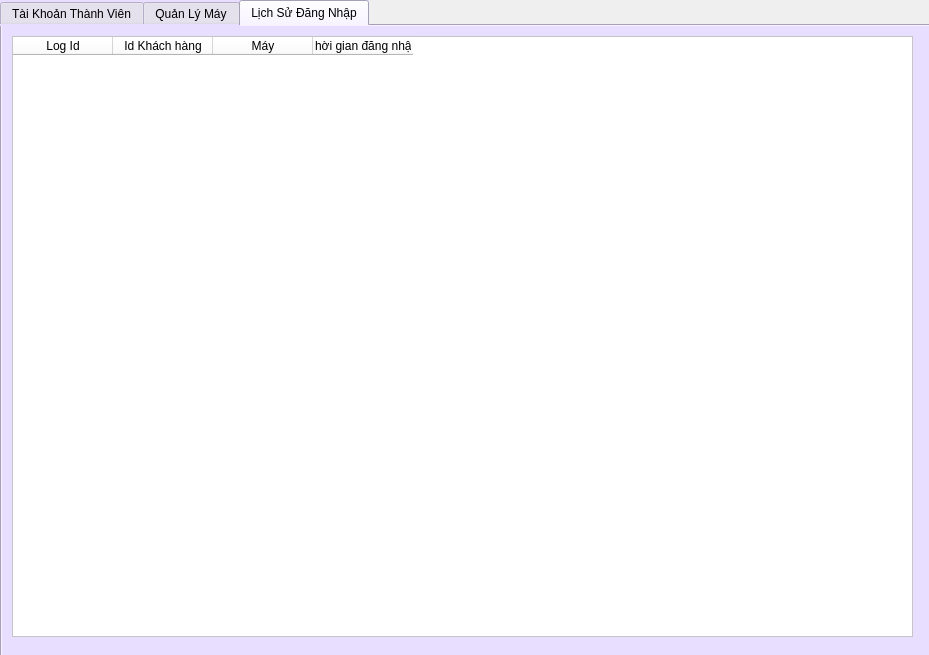
<?xml version="1.0" encoding="UTF-8"?>
<ui version="4.0">
 <class>MainWindow</class>
 <widget class="QMainWindow" name="MainWindow">
  <property name="geometry">
   <rect>
    <x>0</x>
    <y>0</y>
    <width>929</width>
    <height>655</height>
   </rect>
  </property>
  <property name="windowTitle">
   <string>Quản lý quán NET</string>
  </property>
  <property name="autoFillBackground">
   <bool>false</bool>
  </property>
  <widget class="QWidget" name="centralwidget">
   <widget class="QTabWidget" name="tabWidget">
    <property name="enabled">
     <bool>true</bool>
    </property>
    <property name="geometry">
     <rect>
      <x>0</x>
      <y>0</y>
      <width>931</width>
      <height>661</height>
     </rect>
    </property>
    <property name="cursor">
     <cursorShape>PointingHandCursor</cursorShape>
    </property>
    <property name="styleSheet">
     <string notr="true">background-color: rgb(232, 222, 255);
font: 63 10pt &quot;Segoe UI Semibold&quot;;</string>
    </property>
    <property name="locale">
     <locale language="Vietnamese" country="Vietnam"/>
    </property>
    <property name="currentIndex">
     <number>2</number>
    </property>
    <property name="iconSize">
     <size>
      <width>60</width>
      <height>40</height>
     </size>
    </property>
    <widget class="QWidget" name="tab1">
     <property name="cursor">
      <cursorShape>ArrowCursor</cursorShape>
     </property>
     <property name="styleSheet">
      <string notr="true"/>
     </property>
     <property name="locale">
      <locale language="Vietnamese" country="Vietnam"/>
     </property>
     <attribute name="title">
      <string>Tài Khoản Thành Viên</string>
     </attribute>
     <widget class="QGroupBox" name="groupBox">
      <property name="geometry">
       <rect>
        <x>10</x>
        <y>10</y>
        <width>391</width>
        <height>351</height>
       </rect>
      </property>
      <property name="styleSheet">
       <string notr="true">background-color: rgb(164, 255, 195);
font: 10pt &quot;MS Shell Dlg 2&quot;;
</string>
      </property>
      <property name="title">
       <string>Thông Tin</string>
      </property>
      <widget class="QLineEdit" name="user_tbox">
       <property name="geometry">
        <rect>
         <x>160</x>
         <y>100</y>
         <width>211</width>
         <height>31</height>
        </rect>
       </property>
       <property name="styleSheet">
        <string notr="true">background-color: rgb(255, 255, 255);</string>
       </property>
      </widget>
      <widget class="QLineEdit" name="pass_tbox">
       <property name="geometry">
        <rect>
         <x>160</x>
         <y>170</y>
         <width>211</width>
         <height>31</height>
        </rect>
       </property>
       <property name="styleSheet">
        <string notr="true">background-color: rgb(255, 255, 255);</string>
       </property>
      </widget>
      <widget class="QLabel" name="label">
       <property name="geometry">
        <rect>
         <x>40</x>
         <y>100</y>
         <width>121</width>
         <height>31</height>
        </rect>
       </property>
       <property name="styleSheet">
        <string notr="true">font: 10pt &quot;MS Shell Dlg 2&quot;;</string>
       </property>
       <property name="text">
        <string>Tên tài khoản :</string>
       </property>
      </widget>
      <widget class="QLabel" name="label_2">
       <property name="geometry">
        <rect>
         <x>40</x>
         <y>170</y>
         <width>121</width>
         <height>31</height>
        </rect>
       </property>
       <property name="styleSheet">
        <string notr="true">font: 10pt &quot;MS Shell Dlg 2&quot;;</string>
       </property>
       <property name="text">
        <string>Mật khẩu :</string>
       </property>
      </widget>
      <widget class="QLabel" name="label_3">
       <property name="geometry">
        <rect>
         <x>40</x>
         <y>240</y>
         <width>121</width>
         <height>31</height>
        </rect>
       </property>
       <property name="styleSheet">
        <string notr="true">font: 10pt &quot;MS Shell Dlg 2&quot;;</string>
       </property>
       <property name="text">
        <string>Tiền nạp :</string>
       </property>
      </widget>
      <widget class="QComboBox" name="tiennap_cbox">
       <property name="geometry">
        <rect>
         <x>160</x>
         <y>240</y>
         <width>211</width>
         <height>31</height>
        </rect>
       </property>
       <property name="styleSheet">
        <string notr="true">background-color: rgb(255, 255, 255);</string>
       </property>
       <item>
        <property name="text">
         <string>...</string>
        </property>
       </item>
       <item>
        <property name="text">
         <string>10000</string>
        </property>
       </item>
       <item>
        <property name="text">
         <string>20000</string>
        </property>
       </item>
       <item>
        <property name="text">
         <string>50000</string>
        </property>
       </item>
       <item>
        <property name="text">
         <string>100000</string>
        </property>
       </item>
       <item>
        <property name="text">
         <string>200000</string>
        </property>
       </item>
      </widget>
      <widget class="QLabel" name="label_4">
       <property name="geometry">
        <rect>
         <x>40</x>
         <y>300</y>
         <width>121</width>
         <height>31</height>
        </rect>
       </property>
       <property name="styleSheet">
        <string notr="true">font: 10pt &quot;MS Shell Dlg 2&quot;;</string>
       </property>
       <property name="text">
        <string>Thời gian :</string>
       </property>
      </widget>
      <widget class="QLabel" name="time_label">
       <property name="geometry">
        <rect>
         <x>160</x>
         <y>300</y>
         <width>211</width>
         <height>31</height>
        </rect>
       </property>
       <property name="styleSheet">
        <string notr="true">font: 10pt &quot;MS Shell Dlg 2&quot;;</string>
       </property>
       <property name="text">
        <string/>
       </property>
      </widget>
      <widget class="QLabel" name="label_5">
       <property name="geometry">
        <rect>
         <x>40</x>
         <y>40</y>
         <width>121</width>
         <height>31</height>
        </rect>
       </property>
       <property name="styleSheet">
        <string notr="true">font: 10pt &quot;MS Shell Dlg 2&quot;;</string>
       </property>
       <property name="text">
        <string>ID :</string>
       </property>
      </widget>
      <widget class="QLineEdit" name="id_tbox">
       <property name="enabled">
        <bool>false</bool>
       </property>
       <property name="geometry">
        <rect>
         <x>160</x>
         <y>40</y>
         <width>211</width>
         <height>31</height>
        </rect>
       </property>
       <property name="styleSheet">
        <string notr="true">background-color: rgb(255, 255, 255);</string>
       </property>
      </widget>
     </widget>
     <widget class="QGroupBox" name="groupBox_3">
      <property name="geometry">
       <rect>
        <x>10</x>
        <y>370</y>
        <width>391</width>
        <height>231</height>
       </rect>
      </property>
      <property name="styleSheet">
       <string notr="true">background-color: rgb(164, 255, 195);
font: 10pt &quot;MS Shell Dlg 2&quot;;</string>
      </property>
      <property name="title">
       <string>Chức Năng</string>
      </property>
      <widget class="QPushButton" name="add_btn">
       <property name="geometry">
        <rect>
         <x>20</x>
         <y>40</y>
         <width>101</width>
         <height>71</height>
        </rect>
       </property>
       <property name="styleSheet">
        <string notr="true">background-color: rgb(255, 255, 255);
border-color: rgb(0, 0, 0);</string>
       </property>
       <property name="text">
        <string>Add</string>
       </property>
      </widget>
      <widget class="QPushButton" name="update_btn">
       <property name="geometry">
        <rect>
         <x>150</x>
         <y>40</y>
         <width>101</width>
         <height>71</height>
        </rect>
       </property>
       <property name="styleSheet">
        <string notr="true">background-color: rgb(255, 255, 255);</string>
       </property>
       <property name="text">
        <string>Update</string>
       </property>
      </widget>
      <widget class="QPushButton" name="delete_btn">
       <property name="geometry">
        <rect>
         <x>20</x>
         <y>140</y>
         <width>101</width>
         <height>71</height>
        </rect>
       </property>
       <property name="styleSheet">
        <string notr="true">background-color: rgb(255, 255, 255);</string>
       </property>
       <property name="text">
        <string>Delete</string>
       </property>
      </widget>
      <widget class="QPushButton" name="clear_btn">
       <property name="geometry">
        <rect>
         <x>150</x>
         <y>140</y>
         <width>101</width>
         <height>71</height>
        </rect>
       </property>
       <property name="styleSheet">
        <string notr="true">background-color: rgb(255, 255, 255);</string>
       </property>
       <property name="text">
        <string>Clear</string>
       </property>
      </widget>
      <widget class="QPushButton" name="load_btn">
       <property name="geometry">
        <rect>
         <x>280</x>
         <y>80</y>
         <width>101</width>
         <height>71</height>
        </rect>
       </property>
       <property name="styleSheet">
        <string notr="true">background-color: rgb(255, 255, 255);
</string>
       </property>
       <property name="text">
        <string>Refresh</string>
       </property>
      </widget>
     </widget>
     <widget class="QTableWidget" name="sql_tv">
      <property name="enabled">
       <bool>true</bool>
      </property>
      <property name="geometry">
       <rect>
        <x>410</x>
        <y>10</y>
        <width>501</width>
        <height>601</height>
       </rect>
      </property>
      <property name="sizePolicy">
       <sizepolicy hsizetype="Maximum" vsizetype="Expanding">
        <horstretch>0</horstretch>
        <verstretch>0</verstretch>
       </sizepolicy>
      </property>
      <property name="layoutDirection">
       <enum>Qt::LeftToRight</enum>
      </property>
      <property name="autoFillBackground">
       <bool>false</bool>
      </property>
      <property name="styleSheet">
       <string notr="true">background-color: rgb(255, 255, 255);
header.setSectionResizeMode(col, header.ResizeToContents)</string>
      </property>
      <property name="inputMethodHints">
       <set>Qt::ImhNoEditMenu</set>
      </property>
      <column>
       <property name="text">
        <string>ID</string>
       </property>
      </column>
      <column>
       <property name="text">
        <string>Tên tài khoản</string>
       </property>
      </column>
      <column>
       <property name="text">
        <string>Mật khẩu</string>
       </property>
      </column>
      <column>
       <property name="text">
        <string>Thời gian còn</string>
       </property>
      </column>
     </widget>
    </widget>
    <widget class="QWidget" name="tab_2">
     <property name="font">
      <font>
       <family>Segoe UI Semibold</family>
       <pointsize>10</pointsize>
       <weight>7</weight>
       <italic>false</italic>
       <bold>false</bold>
      </font>
     </property>
     <property name="cursor">
      <cursorShape>ArrowCursor</cursorShape>
     </property>
     <property name="locale">
      <locale language="Vietnamese" country="Vietnam"/>
     </property>
     <attribute name="title">
      <string>Quản Lý Máy</string>
     </attribute>
     <widget class="QTableWidget" name="sql_may">
      <property name="geometry">
       <rect>
        <x>10</x>
        <y>400</y>
        <width>901</width>
        <height>211</height>
       </rect>
      </property>
      <property name="styleSheet">
       <string notr="true">background-color: rgb(255, 255, 255);</string>
      </property>
      <column>
       <property name="text">
        <string>ID</string>
       </property>
      </column>
      <column>
       <property name="text">
        <string>CPU</string>
       </property>
      </column>
      <column>
       <property name="text">
        <string>GPU</string>
       </property>
      </column>
      <column>
       <property name="text">
        <string>RAM</string>
       </property>
      </column>
      <column>
       <property name="text">
        <string>Tình trạng</string>
       </property>
      </column>
     </widget>
     <widget class="QGroupBox" name="groupBox_2">
      <property name="geometry">
       <rect>
        <x>120</x>
        <y>10</y>
        <width>671</width>
        <height>371</height>
       </rect>
      </property>
      <property name="styleSheet">
       <string notr="true">background-color: rgb(255, 255, 255);
background-color: rgb(188, 255, 255);
font: 10pt &quot;MS Shell Dlg 2&quot;;</string>
      </property>
      <property name="title">
       <string>Quản thông tin máy</string>
      </property>
      <widget class="QLineEdit" name="id_may">
       <property name="enabled">
        <bool>false</bool>
       </property>
       <property name="geometry">
        <rect>
         <x>190</x>
         <y>30</y>
         <width>241</width>
         <height>31</height>
        </rect>
       </property>
       <property name="styleSheet">
        <string notr="true">background-color: rgb(255, 255, 255);</string>
       </property>
      </widget>
      <widget class="QLabel" name="label_6">
       <property name="geometry">
        <rect>
         <x>80</x>
         <y>30</y>
         <width>111</width>
         <height>31</height>
        </rect>
       </property>
       <property name="styleSheet">
        <string notr="true">font: 10pt &quot;MS Shell Dlg 2&quot;;</string>
       </property>
       <property name="text">
        <string>Id máy:</string>
       </property>
      </widget>
      <widget class="QLineEdit" name="cpu_txt">
       <property name="enabled">
        <bool>true</bool>
       </property>
       <property name="geometry">
        <rect>
         <x>190</x>
         <y>90</y>
         <width>241</width>
         <height>31</height>
        </rect>
       </property>
       <property name="styleSheet">
        <string notr="true">background-color: rgb(255, 255, 255);</string>
       </property>
      </widget>
      <widget class="QLabel" name="label_7">
       <property name="geometry">
        <rect>
         <x>80</x>
         <y>90</y>
         <width>111</width>
         <height>31</height>
        </rect>
       </property>
       <property name="styleSheet">
        <string notr="true">font: 10pt &quot;MS Shell Dlg 2&quot;;</string>
       </property>
       <property name="text">
        <string>CPU:</string>
       </property>
      </widget>
      <widget class="QLineEdit" name="gpu_txt">
       <property name="enabled">
        <bool>true</bool>
       </property>
       <property name="geometry">
        <rect>
         <x>190</x>
         <y>150</y>
         <width>241</width>
         <height>31</height>
        </rect>
       </property>
       <property name="styleSheet">
        <string notr="true">background-color: rgb(255, 255, 255);</string>
       </property>
      </widget>
      <widget class="QLabel" name="label_8">
       <property name="geometry">
        <rect>
         <x>80</x>
         <y>150</y>
         <width>111</width>
         <height>31</height>
        </rect>
       </property>
       <property name="styleSheet">
        <string notr="true">font: 10pt &quot;MS Shell Dlg 2&quot;;</string>
       </property>
       <property name="text">
        <string>GPU:</string>
       </property>
      </widget>
      <widget class="QLineEdit" name="ram_txt">
       <property name="enabled">
        <bool>true</bool>
       </property>
       <property name="geometry">
        <rect>
         <x>190</x>
         <y>210</y>
         <width>241</width>
         <height>31</height>
        </rect>
       </property>
       <property name="styleSheet">
        <string notr="true">background-color: rgb(255, 255, 255);</string>
       </property>
      </widget>
      <widget class="QLabel" name="label_9">
       <property name="geometry">
        <rect>
         <x>80</x>
         <y>210</y>
         <width>111</width>
         <height>31</height>
        </rect>
       </property>
       <property name="styleSheet">
        <string notr="true">font: 10pt &quot;MS Shell Dlg 2&quot;;</string>
       </property>
       <property name="text">
        <string>RAM:</string>
       </property>
      </widget>
      <widget class="QLabel" name="label_10">
       <property name="geometry">
        <rect>
         <x>80</x>
         <y>270</y>
         <width>111</width>
         <height>31</height>
        </rect>
       </property>
       <property name="styleSheet">
        <string notr="true">font: 10pt &quot;MS Shell Dlg 2&quot;;</string>
       </property>
       <property name="text">
        <string>Tình trạng</string>
       </property>
      </widget>
      <widget class="QComboBox" name="tinhtrang_cbox">
       <property name="geometry">
        <rect>
         <x>190</x>
         <y>270</y>
         <width>241</width>
         <height>31</height>
        </rect>
       </property>
       <property name="styleSheet">
        <string notr="true">background-color: rgb(255, 255, 255);</string>
       </property>
       <item>
        <property name="text">
         <string>available</string>
        </property>
       </item>
       <item>
        <property name="text">
         <string>used</string>
        </property>
       </item>
       <item>
        <property name="text">
         <string>disable</string>
        </property>
       </item>
       <item>
        <property name="text">
         <string>maintained</string>
        </property>
       </item>
       <item>
        <property name="text">
         <string/>
        </property>
       </item>
      </widget>
      <widget class="QPushButton" name="fixm_btn">
       <property name="geometry">
        <rect>
         <x>490</x>
         <y>220</y>
         <width>151</width>
         <height>81</height>
        </rect>
       </property>
       <property name="styleSheet">
        <string notr="true">background-color: rgb(255, 255, 255);
border-color: rgb(0, 0, 0);</string>
       </property>
       <property name="text">
        <string>Thay đổi thông tin</string>
       </property>
      </widget>
      <widget class="QPushButton" name="clear_btn2">
       <property name="geometry">
        <rect>
         <x>490</x>
         <y>30</y>
         <width>151</width>
         <height>81</height>
        </rect>
       </property>
       <property name="styleSheet">
        <string notr="true">background-color: rgb(255, 255, 255);
border-color: rgb(0, 0, 0);</string>
       </property>
       <property name="text">
        <string>Clear</string>
       </property>
      </widget>
     </widget>
    </widget>
    <widget class="QWidget" name="tab_3">
     <attribute name="title">
      <string>Lịch Sử Đăng Nhập</string>
     </attribute>
     <widget class="QTableWidget" name="sql_his">
      <property name="geometry">
       <rect>
        <x>10</x>
        <y>10</y>
        <width>901</width>
        <height>601</height>
       </rect>
      </property>
      <property name="styleSheet">
       <string notr="true">background-color: rgb(255, 255, 255);</string>
      </property>
      <column>
       <property name="text">
        <string>Log Id</string>
       </property>
      </column>
      <column>
       <property name="text">
        <string>Id Khách hàng</string>
       </property>
      </column>
      <column>
       <property name="text">
        <string>Máy</string>
       </property>
      </column>
      <column>
       <property name="text">
        <string>Thời gian đăng nhập</string>
       </property>
      </column>
     </widget>
    </widget>
   </widget>
  </widget>
 </widget>
 <resources/>
 <connections/>
</ui>
